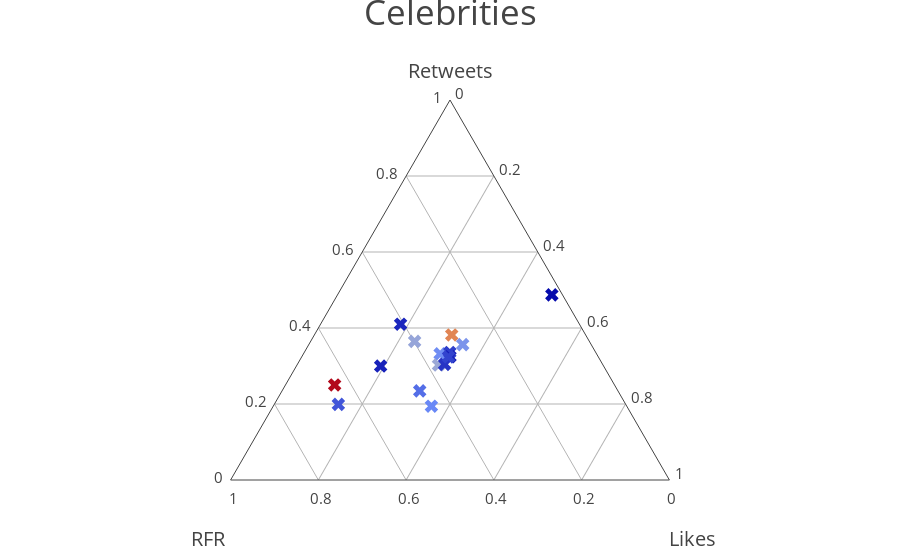

Here is the notebook cell this chart was saved with:
### Code cell
ternary_plot(celeb_df_norm)

### Figure 1 — Plotly figure (JSON) as saved in the notebook; plotly's stock layout.template omitted (floating-point values rounded to 4 significant figures)
{"data": [{"a": [-0.1633, -0.02151, 0.2559, -0.07646, -0.107, -0.1427, 0.8044, 0.6179, -0.07208, -0.05242, 0.001879, -0.1956, -0.18, -0.136, 0.2862, -0.1331, -0.18, -0.1732, -0.1761, -0.1568], "b": [-0.1754, -0.03702, 0.4931, -0.1752, -0.1813, 0.8062, 0.04007, 0.494, -0.1838, -0.1725, 0.01624, -0.1938, -0.1873, -0.1685, 0.2846, -0.1575, -0.1897, -0.1891, -0.1447, 0.02196], "c": [-0.1532, 0.1946, 0.3424, -0.1419, -0.06852, -0.1265, 0.8066, 0.5067, -0.03228, -0.03847, -0.08791, -0.1934, -0.1874, -0.145, 0.1273, -0.1467, -0.186, -0.1126, -0.1733, -0.1847], "marker": {"autocolorscale": true, "color": [0.09119, -0.1524, 0.005235, 0.07853, -0.2043, -0.0591, -0.2691, 0.4586, 0.7309, -0.06207, -0.2321, -0.1225, -0.2122, 0.1689, -0.1914, -0.153, -0.112, 0.1592, 0.1131, -0.03541], "size": 12, "symbol": "x"}, "mode": "markers", "text": ["TheRock", "tomhanks", "prattprattpratt", "LeoDiCaprio", "jimmyfallon", "HereIsGina", "EmmaWatson", "AnnaKendrick47", "TheEllenShow", "Oprah", "Caitlyn_Jenner", "DrOz", "piersmorgan", "charliesheen", "KevinSpacey", "chelseahandler", "lindsaylohan", "KimKardashian", "GwynethPaltrow", "_KrisJStewart"], "type": "scatterternary"}], "layout": {"annotations": [{"font": {"size": 35}, "showarrow": false, "text": "Celebrities", "x": 0.5, "y": 1.3}], "ternary": {"aaxis": {"showgrid": true, "showline": true, "tickcolor": "rgba(0,0,0,0)", "tickfont": {"size": 15}, "ticklen": 5, "title": "Retweets", "titlefont": {"size": 20}}, "baxis": {"showgrid": true, "showline": true, "tickcolor": "rgba(0,0,0,0)", "tickfont": {"size": 15}, "ticklen": 5, "title": "<br>RFR", "titlefont": {"size": 20}}, "caxis": {"showgrid": true, "showline": true, "tickcolor": "rgba(0,0,0,0)", "tickfont": {"size": 15}, "ticklen": 5, "title": "<br>Likes", "titlefont": {"size": 20}}, "sum": 1}}}
